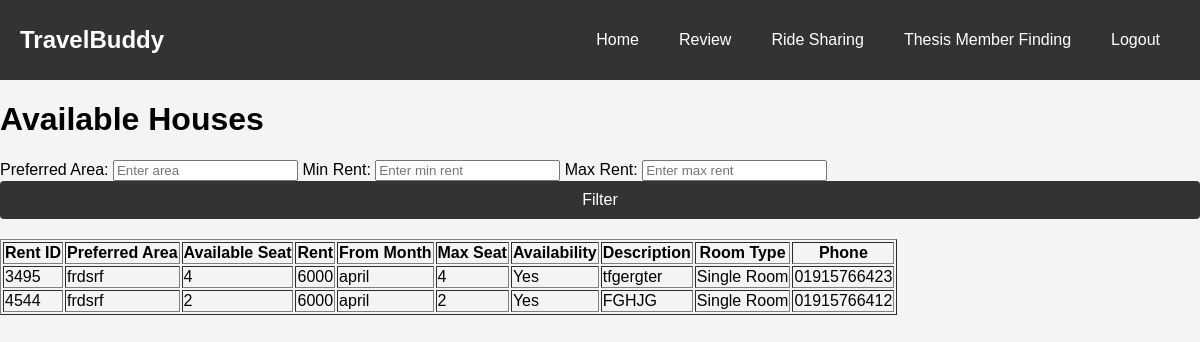
The page /final_pjct/123spring2024cse391/travelbuddyv1/House_Rent/available_houses.php?area=frdsrf (signed in) on the database its author committed.
### tables this page shows
CREATE TABLE `house_rent` (
  `rent_id` varchar(10) NOT NULL,
  `pref_area` varchar(20) DEFAULT NULL,
  `avail_seat` varchar(5) DEFAULT NULL,
  `rent` varchar(10) DEFAULT NULL,
  `from_month` varchar(10) DEFAULT NULL,
  `max_seat` varchar(5) DEFAULT NULL,
  `availability` varchar(5) DEFAULT NULL,
  `description` varchar(50) DEFAULT NULL,
  `room_type` varchar(30) DEFAULT NULL,
  `phone` varchar(15) DEFAULT NULL
);

### final_pjct/123spring2024cse391/travelbuddyv1/House_Rent/available_houses.php (the view, shortened to what this page needs)
<?php
$loggedIn = isset($_SESSION['loggedIn']) && $_SESSION['loggedIn'];
$userType = '';
if ($loggedIn) {
    $userId = $_SESSION['userID'];
    if ($userId[0] === 's' or $userId[0] === 'S') {
        $userType = 'student';
    } elseif ($userId[0] === 'a' or $userId[0] === 'A') {
        $userType = 'admin';
    }
}
?>
<!DOCTYPE html>
<html lang="en">
<head>
    <link rel="stylesheet" href="../../home.css">
    <link rel="stylesheet" href="../../signup/signup.css">
</head>
<body>
<?php if ($loggedIn): ?>
    <?php if ($userType == 'student'): ?>
        <nav>
            <div class="brand">TravelBuddy</div>
            <ul>
                <li><a href="../../index.php">Home</a></li>
                <li><a href="..//Review/review.php">Review</a></li>
                <li><a href="../../ride_share/ride_sharing.php">Ride Sharing</a></li>
                <li><a href="../../thesis/thesis.php">Thesis Member Finding</a></li>
                <li><a href="../../login/logout.php">Logout</a></li>
            </ul>
        </nav>
    <?php endif; ?>
<?php endif; ?>
    <h1>Available Houses</h1>
    <form method="GET" action="" style="margin-bottom: 20px;">
        <label for="area">Preferred Area:</label>
        <input type="text" name="area" id="area" placeholder="Enter area">
        <label for="rent_min">Min Rent:</label>
        <input type="number" name="rent_min" id="rent_min" placeholder="Enter min rent">
        <label for="rent_max">Max Rent:</label>
        <input type="number" name="rent_max" id="rent_max" placeholder="Enter max rent">
        <button type="submit">Filter</button>
    </form>
<?php
include 'db_connect.php';
$area = isset($_GET['area']) ? $_GET['area'] : '';
$sql = "SELECT * FROM house_rent WHERE 1=1";
if (!empty($area)) {
    $sql .= " AND pref_area LIKE '%" . $conn->real_escape_string($area) . "%'";
}
$result = $conn->query($sql);
if ($result && $result->num_rows > 0) {
    echo '<table border="1" class="thesis_table">';
    echo '<tr>
            <th>Rent ID</th>
            <th>Preferred Area</th>
            <th>Available Seat</th>
            <th>Rent</th>
            <th>From Month</th>
            <th>Max Seat</th>
            <th>Availability</th>
            <th>Description</th>
            <th>Room Type</th>
            <th>Phone</th>
          </tr>';
    while ($row = $result->fetch_assoc()) {
        echo '<tr>';
        echo '<td>' . htmlspecialchars($row['rent_id']) . '</td>';
        echo '<td>' . htmlspecialchars($row['pref_area']) . '</td>';
        echo '<td>' . htmlspecialchars($row['avail_seat']) . '</td>';
        echo '<td>' . htmlspecialchars($row['rent']) . '</td>';
        echo '<td>' . htmlspecialchars($row['from_month']) . '</td>';
        echo '<td>' . htmlspecialchars($row['max_seat']) . '</td>';
        echo '<td>' . htmlspecialchars($row['availability']) . '</td>';
        echo '<td>' . htmlspecialchars($row['description']) . '</td>';
        echo '<td>' . htmlspecialchars($row['room_type']) . '</td>';
        echo '<td>' . htmlspecialchars($row['phone']) . '</td>';
        echo '</tr>';
    }
    echo '</table>';
} else {
    echo '<p>No houses available with the specified filters. <a href="student_page.php">Go back</a></p>';
}
?>

### final_pjct/123spring2024cse391/home.css (style rules this page uses)
body { font-family: Arial, sans-serif; margin: 0; padding: 0; background-color: #f4f4f4; }
nav { background-color: #333; color: #fff; position: sticky; width: 100%; top: 0; left: 0; z-index: 1000; display: flex; justify-content: space-between; align-items: center; min-height: 10vh; }
nav .brand { font-size: 24px; font-weight: bold; margin-left: 20px; padding: 10px 0; }
nav ul { list-style: none; display: flex; justify-content: flex-end; margin-right: 20px; padding: 10px 0; }
nav ul li { margin: 0 10px; }
nav ul li a { color: #fff; text-decoration: none; padding: 5px 10px; transition: background-color 0.3s; }

### final_pjct/123spring2024cse391/signup/signup.css (style rules this page uses)
body { font-family: Arial, sans-serif; background-color: #f4f4f4; margin: 0; padding: 0; }
nav { background-color: #333; color: #fff; position: sticky; width: 100%; top: 0; left: 0; z-index: 1000; display: flex; justify-content: space-between; align-items: center; min-height: 10vh; }
nav .brand { font-size: 24px; font-weight: bold; margin-left: 20px; padding: 10px 0; }
nav ul { list-style: none; display: flex; justify-content: flex-end; margin-right: 20px; padding: 10px 0; }
nav ul li { margin: 0 10px; }
nav ul li a { color: #fff; text-decoration: none; padding: 5px 10px; transition: background-color 0.3s; }
button { width: 100%; padding: 10px; background-color: #333; color: #fff; border: none; border-radius: 4px; font-size: 16px; cursor: pointer; }

### rows shown on the page
house_rent: rent_id "3495", pref_area "frdsrf", avail_seat "4", rent "6000", from_month "april", max_seat "4", availability "Yes", description "tfgergter", room_type "Single Room", phone "01915766423"
house_rent: rent_id "4544", pref_area "frdsrf", avail_seat "2", rent "6000", from_month "april", max_seat "2", availability "Yes", description "FGHJG", room_type "Single Room", phone "01915766412"
